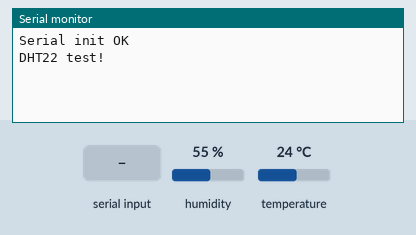
Simulated run of this sketch. Board: Arduino Uno, built with avr-gcc and run on an emulated ATmega328P. Shown: the last lines printed to the serial monitor. The test bench sets the inputs (shaded band); at power-on: humidity 55 %, temperature 24 °C.

Above: at 11.2 s.
11.3 s: "GET" received over the second serial link
At 13.3 s:
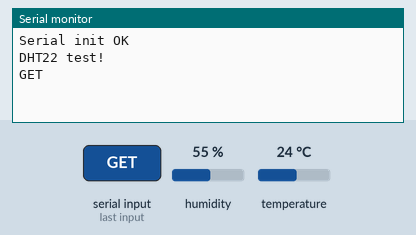
14.5 s: "1" received over the second serial link
At 17.0 s:
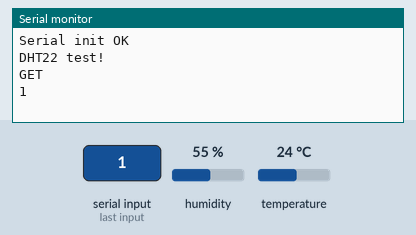

Measured:
- after the input at 11.3 s, the serial monitor: prints a new line after 1.7 s (image 1)
- after the input at 14.5 s, the serial monitor: prints a new line after 1.5 s (image 2)

The sketch:

arduino_dht_serial_write.ino
```cpp
#include <SoftwareSerial.h>
#include "DHT.h"

SoftwareSerial espSerial(2, 3); // TX RX
#define WIFI_SERIAL espSerial
#define DHTTYPE DHT22
#define DHTPIN 4
DHT dht(DHTPIN, DHTTYPE);


void setup()
{
  Serial.begin(9600);
  while (!Serial) {
  }
  Serial.print("Serial init OK\r\n");
  WIFI_SERIAL.begin(115200);

  Serial.println(F("DHT22 test!"));
  dht.begin();
  delay(10000);
}

void loop()
{
  delay(1000);

  if (WIFI_SERIAL.available()) {
    String message = WIFI_SERIAL.readString();
    Serial.println(message);

    if (message == "GET") {
      float h = dht.readHumidity();
      float t = dht.readTemperature();
      if (isnan(h) || isnan(t)) {
        Serial.println("Failed to read from DHT sensor!");
        return;
      }
      String temperature = String(t);
      String humidity = String(h);
      String payload = temperature + ',' + humidity + ';';

      //  Serial.println(payload);
      WIFI_SERIAL.print(payload);
    }
  }
}
```
